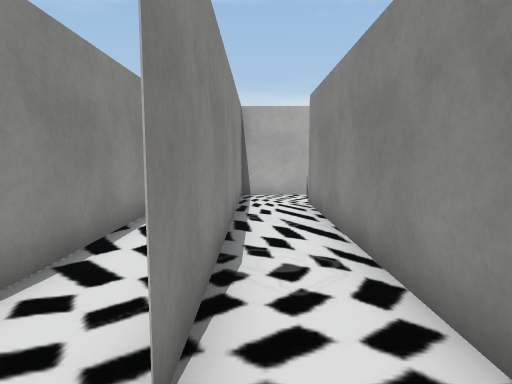
[1] (above)

24 first-person views from a walk through a scene from a Unity 3-D project. The camera is 1.3 m above the floor, tilts 6° down and sees 75° across. The floor is counted in squares, 1 m on a side. Each view is taken from the middle of a square. On the plan, view 1 faces up. The plan holds only what a view shows up to about 14 squares ahead; the rest is blank. The place goes on beyond the plan. The player character is not drawn. Some surface patterns are stand-ins.

[2]
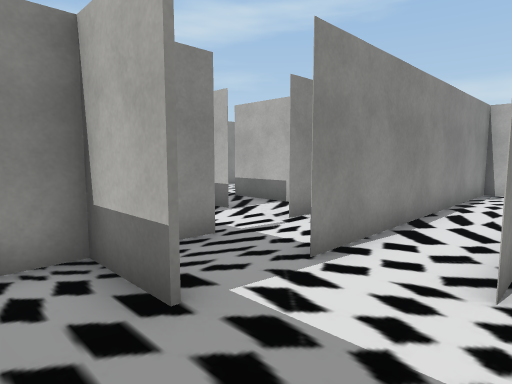

[3]
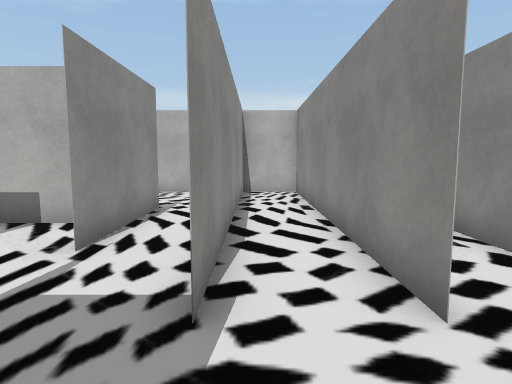

[4]
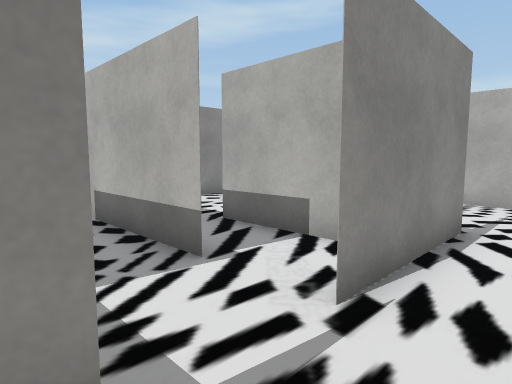

[5]
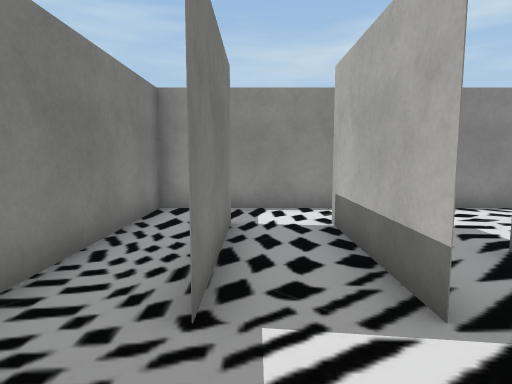

[6]
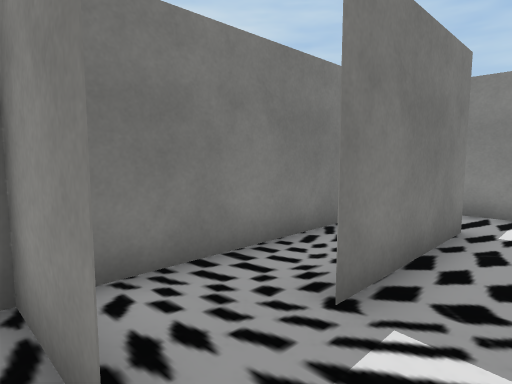

[7]
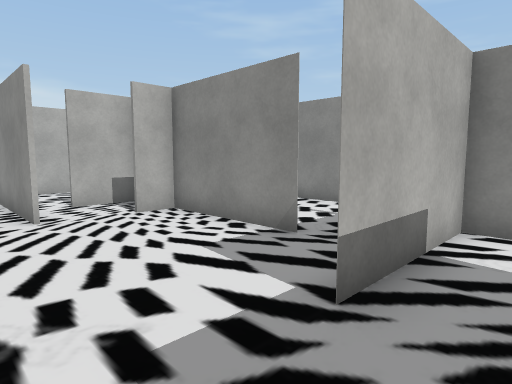

[8]
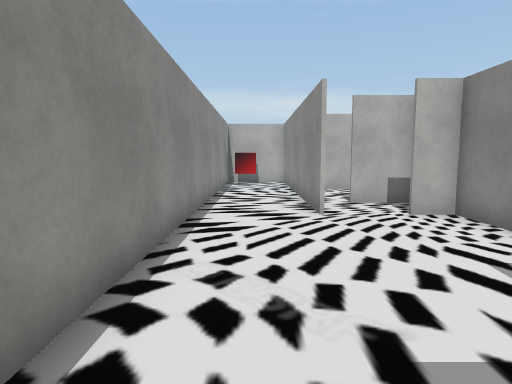

[9]
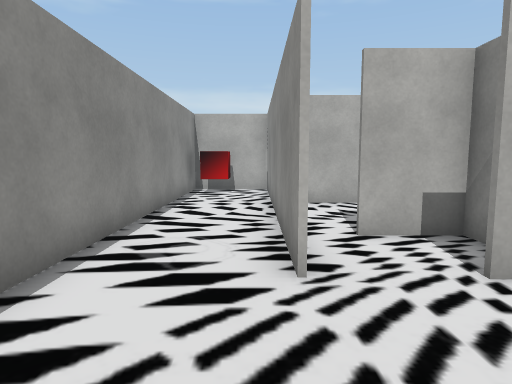

[10]
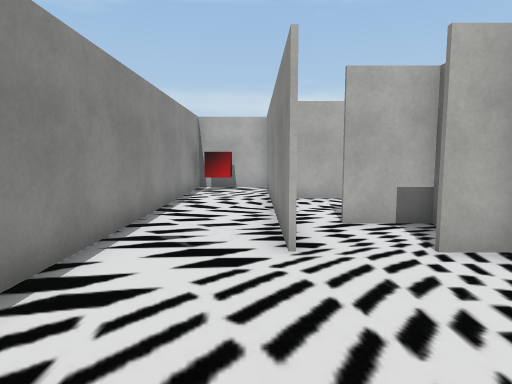

[11]
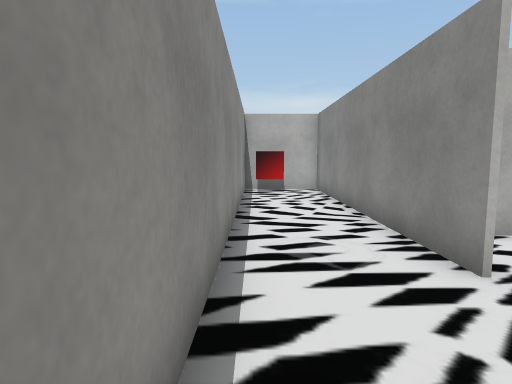

[12]
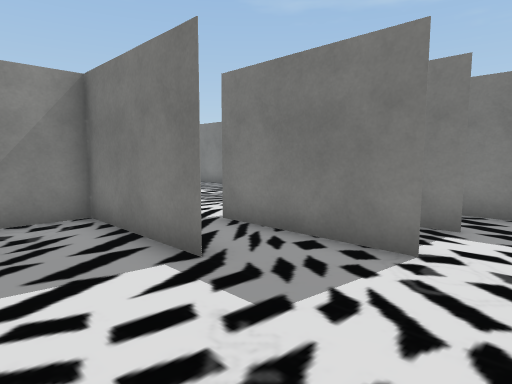

[13]
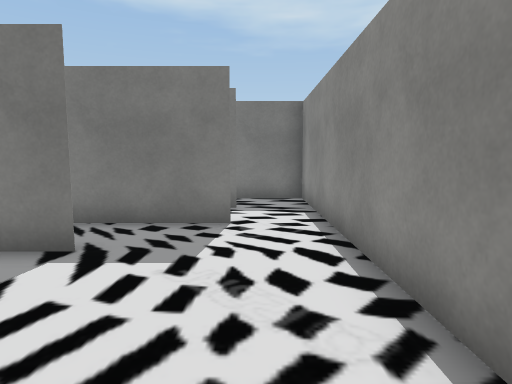

[14]
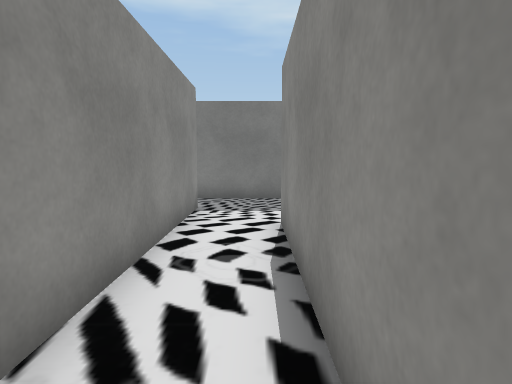

[15]
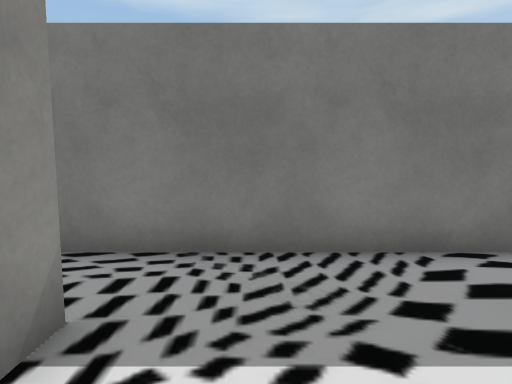

[16]
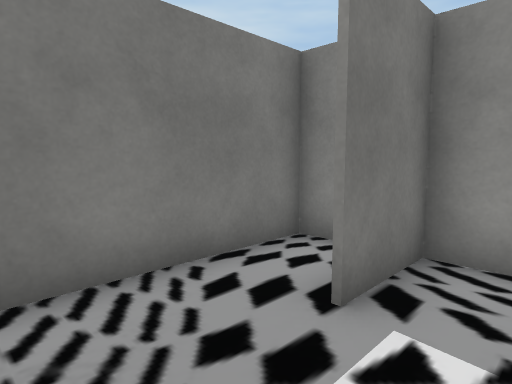

[17]
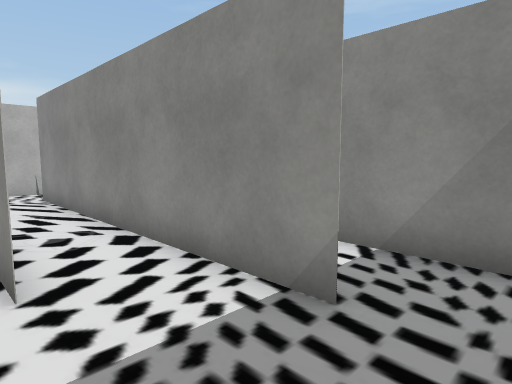

[18]
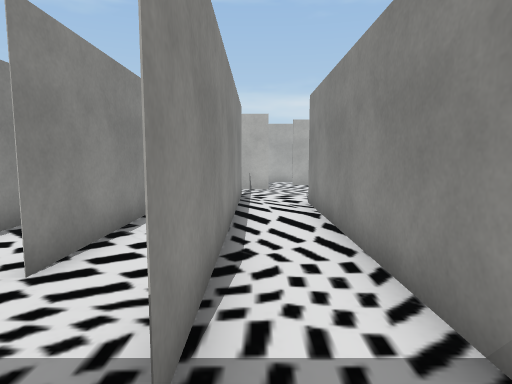

[19]
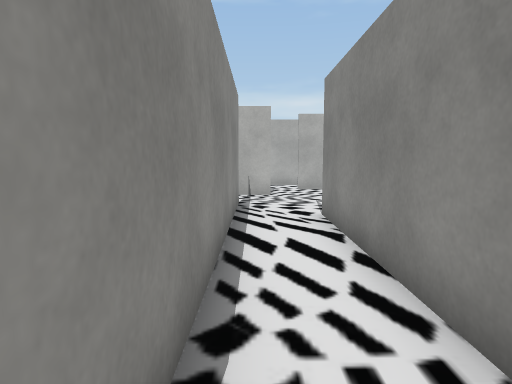

[20]
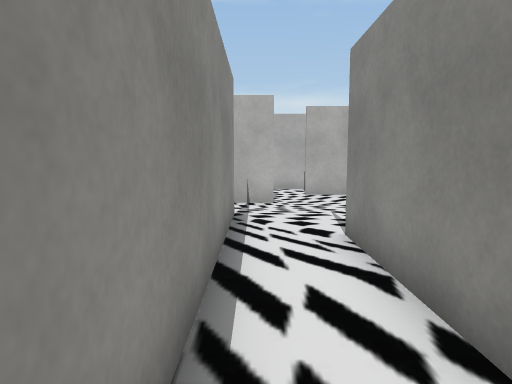

[21]
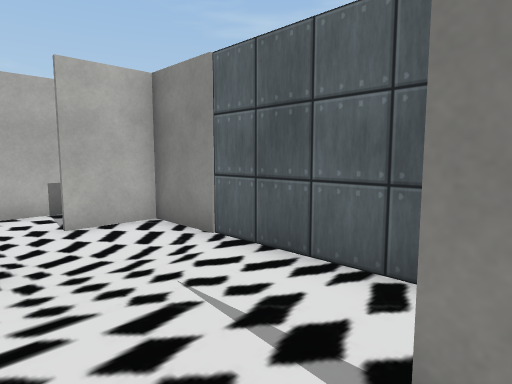

[22]
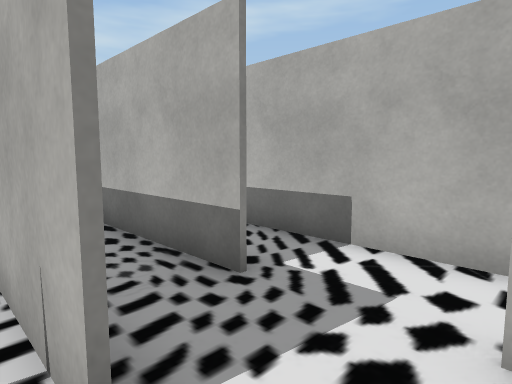

[23]
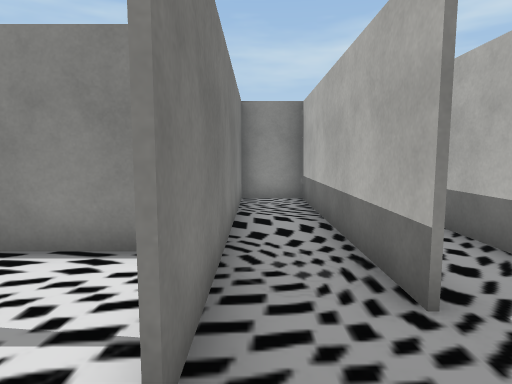

[24]
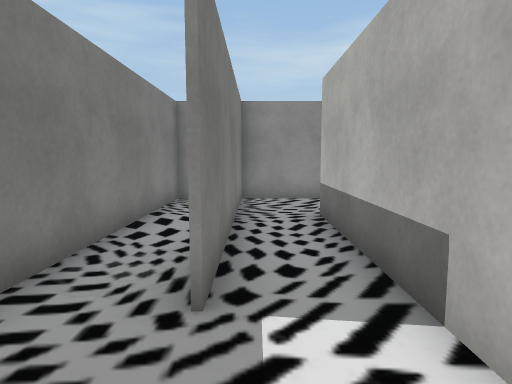

### Floor plan
Ten units are one square. View 1 is at (0, 0); x grows to the right and y downward. Boxes are objects, and circles mark ways between rooms. Rooms are numbered by the first view taken in them; rooms with no view inside come last. Other rooms are left out.
<svg viewBox="-129 -219 189 248">
<path fill="none" stroke="#000" d="M-5 -14 -5 -115M15 6 15 -95M-24 5 -45 5M-45 9 -45 24 16 24M-5 -112 -5 -15M14 -115 -25 -115 -25 -15M-45 -48 -45 -71M-45 -76 -45 -35M-64 -55 -45 -55M-25 -90 -25 -106M-45 -16 -45 9M-42 -115 -75 -115M-50 4 -25 4M-95 -114 -95 -214 -124 -214 -124 -26M-65 -74 -65 -136M-69 -135 -84 -135M-86 -55 -64 -55M-65 -55 -85 -55M-106 -35 -65 -35M15 -95 15 5M55 -81 55 -106M26 -115 14 -115M35 15 35 -75M16 24 28 24M14 -135 -69 -135M55 -106 55 -135 36 -135M-65 -130 -65 -116 25 -116M-65 -136 14 -136M-65 -161 -65 -130M42 -155 -35 -155M-64 -35 -105 -35M-106 -15 -64 -15M-124 -26 -124 -16M-45 -55 -65 -55M-124 -16 -124 4 -50 4M-70 -174 -88 -174"/>
<rect x="-115" y="-205" width="10" height="10" fill="#bbb"><title>other object</title></rect>
<circle cx="-30" cy="-5" r="3" fill="#2a7"/>
<circle cx="10" cy="-100" r="3" fill="#2a7"/>
<circle cx="10" cy="15" r="3" fill="#2a7"/>
<circle cx="-70" cy="-65" r="3" fill="#2a7"/>
<circle cx="-50" cy="-25" r="3" fill="#2a7"/>
<circle cx="-115" cy="-30" r="3" fill="#2a7"/>
<circle cx="-75" cy="-40" r="3" fill="#2a7"/>
<circle cx="-90" cy="-130" r="3" fill="#2a7"/>
<circle cx="35" cy="-110" r="3" fill="#2a7"/>
<circle cx="25" cy="-130" r="3" fill="#2a7"/>
<circle cx="-115" cy="-10" r="3" fill="#2a7"/>
<circle cx="-60" cy="-10" r="3" fill="#2a7"/>
<text x="0" y="-30">1</text>
<text x="-40" y="-60">2</text>
<text x="-100" y="-100">3</text>
<text x="20" y="-60">4</text>
<text x="0" y="-120">5</text>
<text x="-20" y="-140">6</text>
<text x="-80" y="-20">7</text>
<text x="-90" y="0">8</text>
<text x="-90" y="-160">9</text>
</svg>
Room 1 opens to room 2. Room 1 opens to room 4. Room 2 opens to room 3. Room 2 opens to room 7. Room 3 opens to room 7. Room 3 opens to room 9. Room 4 opens to room 5. Room 5 opens to room 6. Room 7 opens to room 8.

Where each view was taken, in squares from view 1:
view 1: 0 up, 0 right, facing up
view 2: 2 down, 0 right, facing up-left
view 3: 1 down, 2 left, facing up
view 4: 1 up, 3 left, facing up-left
view 5: 2 up, 4 left, facing left
view 6: 3 up, 4 left, facing down-left
view 7: 4 up, 11 left, facing up-right
view 8: 4 up, 11 left, facing up
view 9: 8 up, 10 left, facing up
view 10: 7 up, 10 left, facing up
view 11: 8 up, 12 left, facing up
view 12: 8 up, 12 left, facing down-right
view 13: 10 up, 11 left, facing down
view 14: 8 up, 0 right, facing down
view 15: 2 up, 0 right, facing down
view 16: 1 up, 0 right, facing down-left
view 17: 2 down, 1 left, facing up-right
view 18: 2 down, 2 right, facing up
view 19: 0 up, 2 right, facing up
view 20: 2 up, 2 right, facing up
view 21: 7 up, 2 right, facing up-right
view 22: 11 up, 4 right, facing up-left
view 23: 12 up, 4 right, facing left
view 24: 14 up, 4 right, facing left
